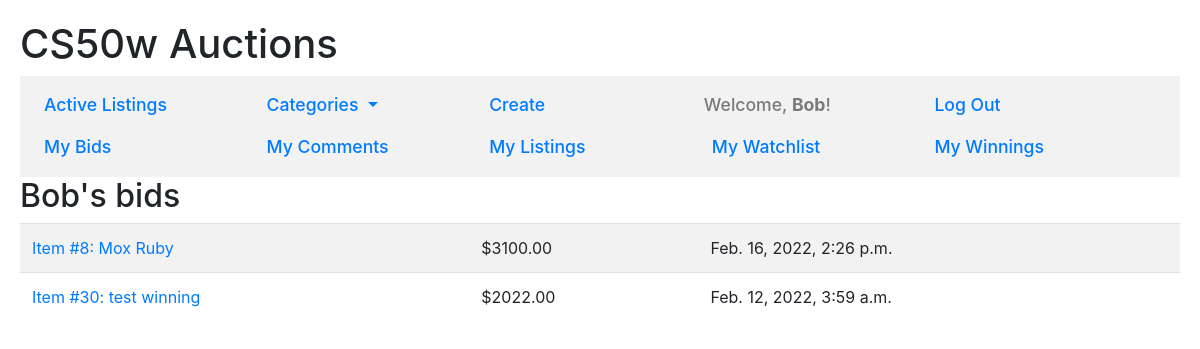
The page /bids (signed in) on the database as committed earlier.
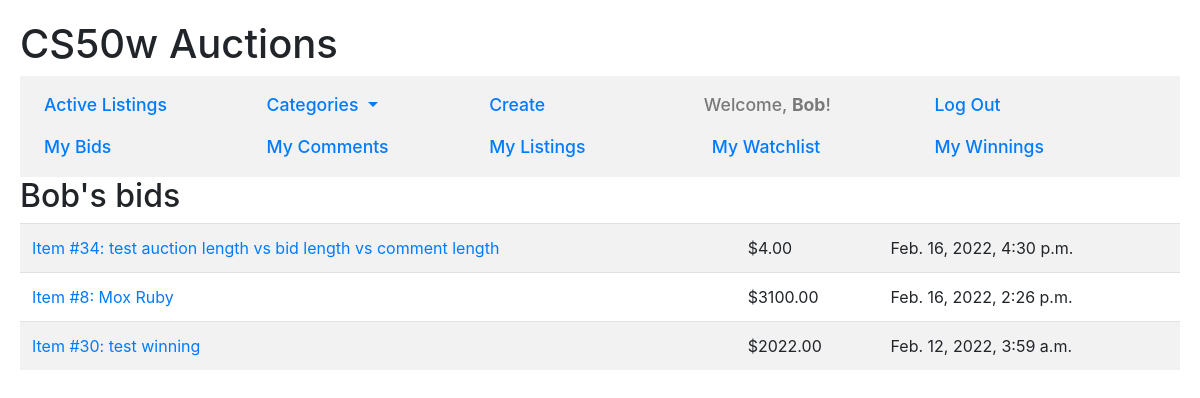
The same page on the database as committed later.
### auctions/models.py (models this page shows, shortened)
class Bid(Model):
    bid_price = DecimalField(max_digits=9, decimal_places=2)
    bid_time = DateTimeField(auto_now_add=True)
    bidder = ForeignKey(User, on_delete=CASCADE)
    listing = ForeignKey(Listing, on_delete=CASCADE, related_name="auction")

class Listing(Model):
    CATEGORIES = (
        ("BO", "Books, Movies & Music"),
        ("CO", "Collectibles & Art"),
        ("FA", "Fashion"),
        ("OT", "Other"),
    )
    name = CharField(max_length=64)
    category = CharField(choices=CATEGORIES, max_length=2)
    description = TextField(max_length=480)
    image_url = URLField(blank=True)
    list_price = DecimalField(max_digits=9, decimal_places=2)
    is_active = BooleanField()
    lister = ForeignKey(User, on_delete=CASCADE, related_name="lister")
    winner = ForeignKey(User, on_delete=CASCADE, blank=True, null=True)

### auctions/views.py (the view)
# urls.py: path("bids", views.read_my_bids, name="bids"),
@login_required
def read_my_bids(request):
    user = request.user
    bids = Bid.objects.filter(
        bidder=user).exclude(listing__lister=user).order_by("-id")
    return render(request, "auctions/bids.html",{
        "header": f"{user.username}'s bids",
        "bids": bids
    })

### auctions/context_processors.py (called while the page is built)
def add_categories_to_context(request):
    return {"categories": CATEGORIES}

### auctions/templates/auctions/bids.html
{% extends "auctions/layout.html" %}
{% block body %}
<h2>{{header | capfirst}}</h2>
{% if bids %}
    <table class="table table-striped">
        {% for bid in bids %}
        <tr>
            <td><a href="{% url 'read' bid.listing.id bid.listing.name %}">
                Item #{{bid.listing.id}}: {{bid.listing.name}}</a></td>
            <td>${{bid.bid_price}}</td>
            <td>{{bid.bid_time}}</td>
        </tr>
        {% endfor %}
    </table>
{% else %}
    <em>There are no bids to show</em>
{% endif %}
{% endblock %}

Rows that differ between the two databases and show on the page:
added Bid: listing.id "34", listing.name "test auction length vs bid length vs comment length", bid_price "4.00", bid_time "Feb. 16, 2022, 4:30 p.m."
